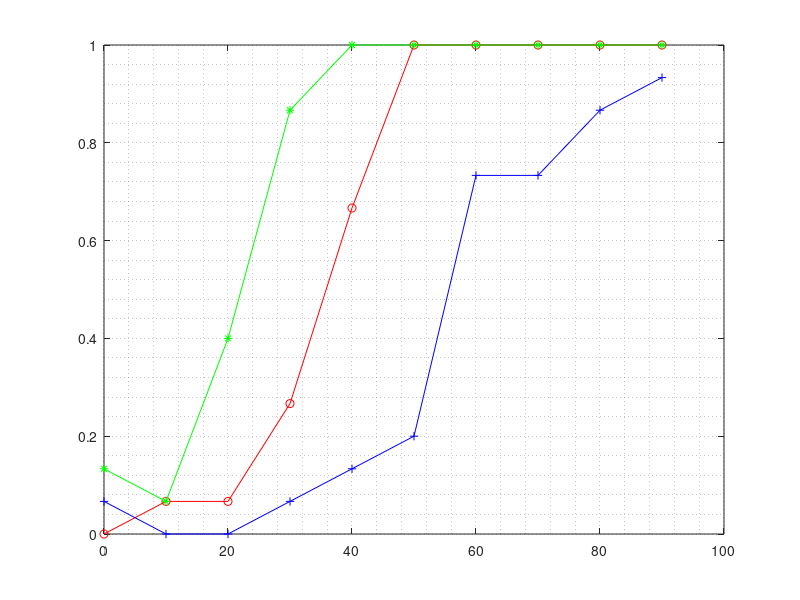

This chart was generated by the following MATLAB code: (Note: this script raises an error after producing the figure.)
% Written by Mehmet Emin Kazanç.
% In this script, I will analyze the collected data. 
clc
clear all
close all

% we know the data parameters like below. 
brightness = 0:10:90; 
distance = 40:80:120; 



% concatanate all data. 
finalData = [];

load MehmetColor1.mat

for i=1:length(dataTrials)    
    finalData = [finalData ; dataTrials{i}];   
end

load BengisuColor1.mat

for i=1:length(dataTrials)    
    finalData = [finalData ; dataTrials{i}];   
end



distance40 = zeros(1,length(brightness)); 
distance80 = zeros(1,length(brightness)); 
distance120 = zeros(1,length(brightness)); 

for i = 1:length(brightness)
tmp = finalData(find(finalData(:,2) == brightness(i) & finalData(:,1) == 40 ),:);
distance40(i) = mean(tmp(:,3)) ;

tmp = finalData(find(finalData(:,2) == brightness(i) & finalData(:,1) == 80 ),:);
distance80(i) = mean(tmp(:,3));

tmp = finalData(find(finalData(:,2) == brightness(i) & finalData(:,1) == 120 ),:);
distance120(i) = mean(tmp(:,3));

end

figure
plot(brightness, distance40, 'r-o')
hold on
plot(brightness, distance80 , 'g-*')
hold on
grid minor
plot(brightness, distance120, 'b-+')
hold on 
yline(0.5)
xlabel('Brightness')
ylabel('Probability')
legend('Red', 'Green', 'Blue', 'p=0.5')
title('The target is 60 pixels next(right) to the fixed point.')
axis([-1 91 -0.1 1.1])


